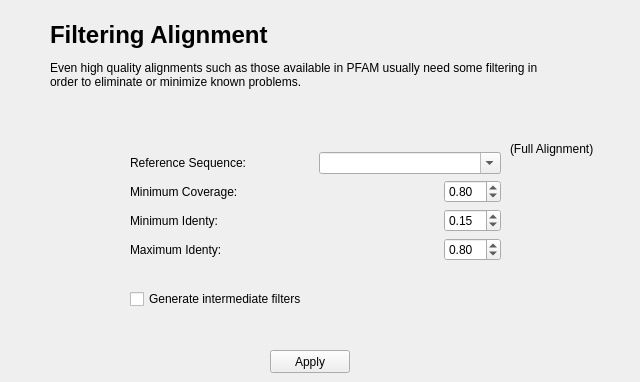
    <widget class="QWidget" name="page_3">
     <widget class="QLabel" name="label_9">
      <property name="geometry">
       <rect>
        <x>50</x>
        <y>-10</y>
        <width>491</width>
        <height>131</height>
       </rect>
      </property>
      <property name="text">
       <string>&lt;html&gt;&lt;head/&gt;&lt;body&gt;&lt;p&gt;&lt;span style=&quot; font-size:xx-large; font-weight:600;&quot;&gt;Filtering Alignment&lt;/span&gt;&lt;/p&gt;&lt;p&gt;Even high quality alignments such as those available in PFAM usually need some filtering in order to eliminate or minimize known problems.&lt;/p&gt;&lt;/body&gt;&lt;/html&gt;</string>
      </property>
      <property name="wordWrap">
       <bool>true</bool>
      </property>
     </widget>
     <widget class="QPushButton" name="cmdApplyFilter">
      <property name="geometry">
       <rect>
        <x>270</x>
        <y>350</y>
        <width>80</width>
        <height>23</height>
       </rect>
      </property>
      <property name="text">
       <string>Apply</string>
      </property>
     </widget>
     <widget class="QLabel" name="label_27">
      <property name="geometry">
       <rect>
        <x>510</x>
        <y>140</y>
        <width>121</width>
        <height>17</height>
       </rect>
      </property>
      <property name="text">
       <string>(Full Alignment)</string>
      </property>
     </widget>
     <widget class="QWidget" name="layoutWidget">
      <property name="geometry">
       <rect>
        <x>130</x>
        <y>130</y>
        <width>371</width>
        <height>201</height>
       </rect>
      </property>
      <layout class="QVBoxLayout" name="verticalLayout_19">
       <item>
        <layout class="QVBoxLayout" name="verticalLayout_4">
         <item>
          <layout class="QHBoxLayout" name="horizontalLayout_10">
           <item>
            <widget class="QLabel" name="label_10">
             <property name="text">
              <string>Reference Sequence:</string>
             </property>
            </widget>
           </item>
           <item>
            <widget class="QComboBox" name="cmbRefSeq">
             <property name="editable">
              <bool>true</bool>
             </property>
            </widget>
           </item>
          </layout>
         </item>
         <item>
          <layout class="QHBoxLayout" name="horizontalLayout_11">
           <item>
            <widget class="QLabel" name="label_11">
             <property name="text">
              <string>Minimum Coverage:</string>
             </property>
            </widget>
           </item>
           <item>
            <spacer name="horizontalSpacer_5">
             <property name="orientation">
              <enum>Qt::Horizontal</enum>
             </property>
             <property name="sizeHint" stdset="0">
              <size>
               <width>40</width>
               <height>20</height>
              </size>
             </property>
            </spacer>
           </item>
           <item>
            <widget class="QDoubleSpinBox" name="txtMinCover">
             <property name="minimum">
              <double>0.010000000000000</double>
             </property>
             <property name="singleStep">
              <double>0.010000000000000</double>
             </property>
             <property name="value">
              <double>0.800000000000000</double>
             </property>
            </widget>
           </item>
          </layout>
         </item>
         <item>
          <layout class="QHBoxLayout" name="horizontalLayout_12">
           <item>
            <widget class="QLabel" name="label_12">
             <property name="text">
              <string>Minimum Identy:</string>
             </property>
            </widget>
           </item>
           <item>
            <spacer name="horizontalSpacer_6">
             <property name="orientation">
              <enum>Qt::Horizontal</enum>
             </property>
             <property name="sizeHint" stdset="0">
              <size>
               <width>40</width>
               <height>20</height>
              </size>
             </property>
            </spacer>
           </item>
           <item>
            <widget class="QDoubleSpinBox" name="txtMinId">
             <property name="minimum">
              <double>0.010000000000000</double>
             </property>
             <property name="singleStep">
              <double>0.010000000000000</double>
             </property>
             <property name="value">
              <double>0.150000000000000</double>
             </property>
            </widget>
           </item>
          </layout>
         </item>
         <item>
          <layout class="QHBoxLayout" name="horizontalLayout_13">
           <item>
            <widget class="QLabel" name="label_13">
             <property name="text">
              <string>Maximum Identy:</string>
             </property>
            </widget>
           </item>
           <item>
            <spacer name="horizontalSpacer_7">
             <property name="orientation">
              <enum>Qt::Horizontal</enum>
             </property>
             <property name="sizeHint" stdset="0">
              <size>
               <width>40</width>
               <height>20</height>
              </size>
             </property>
            </spacer>
           </item>
           <item>
            <widget class="QDoubleSpinBox" name="txtMaxId">
             <property name="minimum">
              <double>0.010000000000000</double>
             </property>
             <property name="singleStep">
              <double>0.010000000000000</double>
             </property>
             <property name="value">
              <double>0.800000000000000</double>
             </property>
            </widget>
           </item>
          </layout>
         </item>
        </layout>
       </item>
       <item>
        <widget class="QCheckBox" name="chkIntermediateFilter">
         <property name="text">
          <string>Generate intermediate filters</string>
         </property>
         <property name="checked">
          <bool>false</bool>
         </property>
        </widget>
       </item>
      </layout>
     </widget>
    </widget>
